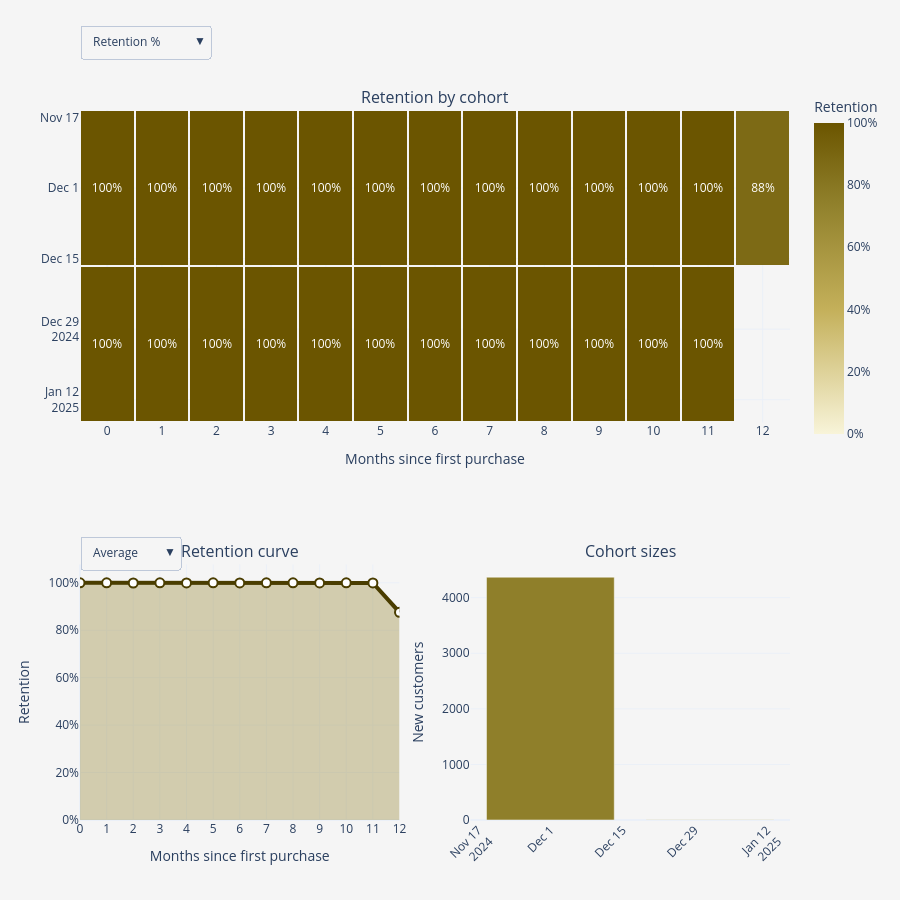

Source (notebook cell):
### Code cell
import numpy as np
import pandas as pd
import plotly.graph_objects as go
from plotly.subplots import make_subplots
from IPython.display import HTML, display


data = df.copy()
data = data.dropna(subset=['CustomerID'])
data = data[(data['Quantity'] > 0) & (data['UnitPrice'] > 0)]
data = data[~data['InvoiceNo'].astype(str).str.startswith('C')]
data['InvoiceDate'] = pd.to_datetime(data['InvoiceDate'])

data['OrderMonth'] = data['InvoiceDate'].dt.to_period('M').dt.to_timestamp()
data['CohortMonth'] = data.groupby('CustomerID')['OrderMonth'].transform('min')
data['Period'] = ((data['OrderMonth'].dt.year - data['CohortMonth'].dt.year) * 12
                  + (data['OrderMonth'].dt.month - data['CohortMonth'].dt.month))

counts = (data.groupby(['CohortMonth', 'Period'])['CustomerID'].nunique()
          .unstack('Period'))
sizes = counts[0]
retention = counts.divide(sizes, axis=0)

MAX_P = 12
retention = retention.loc[:, retention.columns <= MAX_P]
counts = counts.loc[:, counts.columns <= MAX_P]
cohort_labels = [d.strftime('%Y-%m') for d in retention.index]
periods = list(retention.columns)


def col(n):
    return retention[n] if n in retention.columns else pd.Series(np.nan, index=retention.index)


m1, m3, m6 = col(1).mean(), col(3).mean(), col(6).mean()
m3_valid = col(3).dropna()
best = m3_valid.idxmax() if len(m3_valid) else retention.index[0]
worst = m3_valid.idxmin() if len(m3_valid) else retention.index[0]

kpis = [
    ('Customers', f'{int(sizes.sum()):,}', f'{len(sizes)} monthly cohorts', '#6b5500'),
    ('Month-1 retention', f'{m1:.1%}', 'avg. across cohorts', '#8f7f2a'),
    ('Month-3 retention', f'{m3:.1%}', 'avg. across cohorts', '#c4b05a'),
    ('Month-6 retention', f'{m6:.1%}', 'avg. across cohorts', '#6b5500'),
    ('Best cohort', f'{best:%Y-%m}', f'{col(3).max():.1%} at month 3', '#8f7f2a'),
    ('Weakest cohort', f'{worst:%Y-%m}', f'{col(3).min():.1%} at month 3', '#c4b05a'),
]
css = """
<style>
.dash{font-family:-apple-system,Segoe UI,Helvetica,Arial,sans-serif;background:#f5f5f5;padding:20px;border-radius:14px;color:#333}
.dash h2{margin:0 0 14px;font-size:22px}
.grid{display:grid;grid-template-columns:repeat(auto-fit,minmax(170px,1fr));gap:14px}
.card{background:#fff;border-radius:12px;padding:16px;border-top:5px solid var(--c);
      box-shadow:0 1px 4px rgba(0,0,0,.08);transition:transform .15s,box-shadow .15s}
.card:hover{transform:translateY(-4px);box-shadow:0 8px 18px rgba(0,0,0,.15)}
.card .l{font-size:12px;text-transform:uppercase;letter-spacing:.06em;color:#777}
.card .v{font-size:26px;font-weight:700;margin:4px 0;color:var(--c)}
.card .s{font-size:12px;color:#666}
</style>
"""
cards = ''.join(
    f'<div class="card" style="--c:{c}"><div class="l">{l}</div>'
    f'<div class="v">{v}</div><div class="s">{s}</div></div>' for l, v, s, c in kpis)
cards_html = f'{css}<div class="dash"><h2>Cohort Analysis</h2><div class="grid">{cards}</div></div>'

gold_scale = [[0, '#f8f4d9'], [0.4, '#c4b05a'], [0.75, '#8f7f2a'], [1, '#6b5500']]

fig = make_subplots(
    rows=2, cols=2, specs=[[{'colspan': 2}, None], [{}, {}]],
    row_heights=[0.55, 0.45], vertical_spacing=0.2,
    subplot_titles=('Retention by cohort', 'Retention curve', 'Cohort sizes'))


ret_z = retention.values
cnt_z = counts.reindex(index=retention.index, columns=retention.columns).values
hover = [[f'Cohort {cohort_labels[i]}<br>Month {periods[j]}'
          f'<br>Retention: {ret_z[i, j]:.1%}<br>Customers: {int(cnt_z[i, j]):,}'
          if not np.isnan(ret_z[i, j]) else ''
          for j in range(len(periods))] for i in range(len(cohort_labels))]
ret_cap = float(np.nanmax(ret_z[:, 1:])) if ret_z.shape[1] > 1 else 1.0

fig.add_trace(go.Heatmap(
    z=ret_z, x=periods, y=cohort_labels, colorscale=gold_scale,
    zmin=0, zmax=ret_cap, texttemplate='%{z:.0%}', hovertext=hover, hoverinfo='text',
    xgap=2, ygap=2, colorbar=dict(title='Retention', tickformat='.0%', len=0.5, y=0.78)),
    row=1, col=1)

avg = retention.mean()
fig.add_trace(go.Scatter(
    x=periods, y=avg.values, mode='lines+markers', name='Average',
    line=dict(color='#4a3d00', width=4), marker=dict(size=9, color='white', line=dict(width=2, color='#4a3d00')),
    fill='tozeroy', fillcolor='rgba(143,127,42,0.35)',
    hovertemplate='Month %{x}<br>Avg retention %{y:.1%}<extra></extra>'), row=2, col=1)

for i, lab in enumerate(cohort_labels):
    y = retention.iloc[i].dropna()
    fig.add_trace(go.Scatter(
        x=y.index, y=y.values, mode='lines+markers', name=lab, visible=False,
        line=dict(color='#8f7f2a', width=3),
        hovertemplate=f'Cohort {lab}<br>Month %{{x}}<br>%{{y:.1%}}<extra></extra>'), row=2, col=1)

fig.add_trace(go.Bar(
    x=cohort_labels, y=sizes.values, marker_color='#8f7f2a', name='Cohort size',
    hovertemplate='Cohort %{x}<br>%{y:,} new customers<extra></extra>'), row=2, col=2)

n_traces = len(fig.data)
n_c = len(cohort_labels)
line_idx = list(range(1, 2 + n_c))  


def line_visibility(show):
    vis = [True] * n_traces              
    for k in line_idx:
        vis[k] = k in show
    return vis


line_buttons = [
    dict(label='Average', method='update', args=[{'visible': line_visibility({1})}]),
    dict(label='All cohorts', method='update', args=[{'visible': line_visibility(set(range(2, 2 + n_c)))}])
] + [
    dict(label=lab, method='update', args=[{'visible': line_visibility({2 + i})}])
    for i, lab in enumerate(cohort_labels)
]

heat_buttons = [
    dict(label='Retention %', method='restyle',
         args=[{'z': [ret_z], 'zmin': [0], 'zmax': [ret_cap],
                'texttemplate': ['%{z:.0%}'], 'colorbar.tickformat': ['.0%'],
                'colorbar.title.text': ['Retention']}, [0]]),
    dict(label='Customer count', method='restyle',
         args=[{'z': [cnt_z], 'zmin': [0], 'zmax': [float(np.nanmax(cnt_z[:, 1:]))],
                'texttemplate': ['%{z:,}'], 'colorbar.tickformat': [',d'],
                'colorbar.title.text': ['Customers']}, [0]]),
]

fig.update_layout(
    template='plotly_white', height=900, paper_bgcolor='#f5f5f5', plot_bgcolor='#f5f5f5',
    showlegend=False, margin=dict(t=110),
    updatemenus=[
        dict(type='dropdown', buttons=heat_buttons, x=0.0, y=1.12, xanchor='left', yanchor='top'),
        dict(type='dropdown', buttons=line_buttons, x=0.0, y=0.40, xanchor='left', yanchor='top'),
    ])
fig.update_xaxes(title_text='Months since first purchase', dtick=1, row=1, col=1)
fig.update_yaxes(autorange='reversed', row=1, col=1)
fig.update_xaxes(title_text='Months since first purchase', dtick=1, row=2, col=1)
fig.update_yaxes(tickformat='.0%', title_text='Retention', row=2, col=1)
fig.update_xaxes(tickangle=-45, row=2, col=2)
fig.update_yaxes(title_text='New customers', row=2, col=2)

display(HTML(cards_html))
fig.show()

page = (f'<html><head><meta charset="utf-8"><title>Cohort Analysis</title></head>'
        f'<body style="margin:20px;background:#f5f5f5">{cards_html}'
        f'{fig.to_html(full_html=False, include_plotlyjs="cdn")}</body></html>')
with open('cohort_analysis_interactive.html', 'w', encoding='utf-8') as f:
    f.write(page)
print('Saved: cohort_analysis_interactive.html (open it in any browser)')

### Figure 1 — Plotly figure (JSON) as saved in the notebook; plotly's stock layout.template omitted (floating-point values rounded to 4 significant figures)
{"data": [{"colorbar": {"len": 0.5, "tickformat": ".0%", "title": {"text": "Retention"}, "y": 0.78}, "colorscale": [[0, "#f8f4d9"], [0.4, "#c4b05a"], [0.75, "#8f7f2a"], [1, "#6b5500"]], "hoverinfo": "text", "hovertext": [["Cohort 2024-12<br>Month 0<br>Retention: 100.0%<br>Customers: 4,368", "Cohort 2024-12<br>Month 1<br>Retention: 100.0%<br>Customers: 4,367", "Cohort 2024-12<br>Month 2<br>Retention: 99.8%<br>Customers: 4,361", "Cohort 2024-12<br>Month 3<br>Retention: 100.0%<br>Customers: 4,367", "Cohort 2024-12<br>Month 4<br>Retention: 99.9%<br>Customers: 4,365", "Cohort 2024-12<br>Month 5<br>Retention: 100.0%<br>Customers: 4,366", "Cohort 2024-12<br>Month 6<br>Retention: 99.9%<br>Customers: 4,364", "Cohort 2024-12<br>Month 7<br>Retention: 100.0%<br>Customers: 4,366", "Cohort 2024-12<br>Month 8<br>Retention: 100.0%<br>Customers: 4,367", "Cohort 2024-12<br>Month 9<br>Retention: 99.9%<br>Customers: 4,365", "Cohort 2024-12<br>Month 10<br>Retention: 100.0%<br>Customers: 4,367", "Cohort 2024-12<br>Month 11<br>Retention: 99.9%<br>Customers: 4,363", "Cohort 2024-12<br>Month 12<br>Retention: 87.6%<br>Customers: 3,825"], ["Cohort 2025-01<br>Month 0<br>Retention: 100.0%<br>Customers: 4", "Cohort 2025-01<br>Month 1<br>Retention: 100.0%<br>Customers: 4", "Cohort 2025-01<br>Month 2<br>Retention: 100.0%<br>Customers: 4", "Cohort 2025-01<br>Month 3<br>Retention: 100.0%<br>Customers: 4", "Cohort 2025-01<br>Month 4<br>Retention: 100.0%<br>Customers: 4", "Cohort 2025-01<br>Month 5<br>Retention: 100.0%<br>Customers: 4", "Cohort 2025-01<br>Month 6<br>Retention: 100.0%<br>Customers: 4", "Cohort 2025-01<br>Month 7<br>Retention: 100.0%<br>Customers: 4", "Cohort 2025-01<br>Month 8<br>Retention: 100.0%<br>Customers: 4", "Cohort 2025-01<br>Month 9<br>Retention: 100.0%<br>Customers: 4", "Cohort 2025-01<br>Month 10<br>Retention: 100.0%<br>Customers: 4", "Cohort 2025-01<br>Month 11<br>Retention: 100.0%<br>Customers: 4", ""]], "texttemplate": "%{z:.0%}", "type": "heatmap", "x": [0, 1, 2, 3, 4, 5, 6, 7, 8, 9, 10, 11, 12], "xaxis": "x", "xgap": 2, "y": ["2024-12", "2025-01"], "yaxis": "y", "ygap": 2, "z": [[1, 0.9998, 0.9984, 0.9998, 0.9993, 0.9995, 0.9991, 0.9995, 0.9998, 0.9993, 0.9998, 0.9989, 0.8757], [1, 1, 1, 1, 1, 1, 1, 1, 1, 1, 1, 1, null]], "zmax": 1, "zmin": 0}, {"fill": "tozeroy", "fillcolor": "rgba(143,127,42,0.35)", "hovertemplate": "Month %{x}<br>Avg retention %{y:.1%}<extra></extra>", "line": {"color": "#4a3d00", "width": 4}, "marker": {"color": "white", "line": {"color": "#4a3d00", "width": 2}, "size": 9}, "mode": "lines+markers", "name": "Average", "type": "scatter", "x": [0, 1, 2, 3, 4, 5, 6, 7, 8, 9, 10, 11, 12], "xaxis": "x2", "y": [1, 0.9999, 0.9992, 0.9999, 0.9997, 0.9998, 0.9995, 0.9998, 0.9999, 0.9997, 0.9999, 0.9994, 0.8757], "yaxis": "y2"}, {"hovertemplate": "Cohort 2024-12<br>Month %{x}<br>%{y:.1%}<extra></extra>", "line": {"color": "#8f7f2a", "width": 3}, "mode": "lines+markers", "name": "2024-12", "type": "scatter", "visible": false, "x": [0, 1, 2, 3, 4, 5, 6, 7, 8, 9, 10, 11, 12], "xaxis": "x2", "y": [1, 0.9998, 0.9984, 0.9998, 0.9993, 0.9995, 0.9991, 0.9995, 0.9998, 0.9993, 0.9998, 0.9989, 0.8757], "yaxis": "y2"}, {"hovertemplate": "Cohort 2025-01<br>Month %{x}<br>%{y:.1%}<extra></extra>", "line": {"color": "#8f7f2a", "width": 3}, "mode": "lines+markers", "name": "2025-01", "type": "scatter", "visible": false, "x": [0, 1, 2, 3, 4, 5, 6, 7, 8, 9, 10, 11], "xaxis": "x2", "y": [1, 1, 1, 1, 1, 1, 1, 1, 1, 1, 1, 1], "yaxis": "y2"}, {"hovertemplate": "Cohort %{x}<br>%{y:,} new customers<extra></extra>", "marker": {"color": "#8f7f2a"}, "name": "Cohort size", "type": "bar", "x": ["2024-12", "2025-01"], "xaxis": "x3", "y": [4368, 4], "yaxis": "y3"}], "layout": {"annotations": [{"font": {"size": 16}, "showarrow": false, "text": "Retention by cohort", "x": 0.5, "xanchor": "center", "xref": "paper", "y": 1, "yanchor": "bottom", "yref": "paper"}, {"font": {"size": 16}, "showarrow": false, "text": "Retention curve", "x": 0.225, "xanchor": "center", "xref": "paper", "y": 0.36, "yanchor": "bottom", "yref": "paper"}, {"font": {"size": 16}, "showarrow": false, "text": "Cohort sizes", "x": 0.775, "xanchor": "center", "xref": "paper", "y": 0.36, "yanchor": "bottom", "yref": "paper"}], "height": 900, "margin": {"t": 110}, "paper_bgcolor": "#f5f5f5", "plot_bgcolor": "#f5f5f5", "showlegend": false, "updatemenus": [{"buttons": [{"args": [{"colorbar.tickformat": [".0%"], "colorbar.title.text": ["Retention"], "texttemplate": ["%{z:.0%}"], "z": [[[1, 0.9998, 0.9984, 0.9998, 0.9993, 0.9995, 0.9991, 0.9995, 0.9998, 0.9993, 0.9998, 0.9989, 0.8757], [1, 1, 1, 1, 1, 1, 1, 1, 1, 1, 1, 1, null]]], "zmax": [1], "zmin": [0]}, [0]], "label": "Retention %", "method": "restyle"}, {"args": [{"colorbar.tickformat": [",d"], "colorbar.title.text": ["Customers"], "texttemplate": ["%{z:,}"], "z": [[[4368, 4367, 4361, 4367, 4365, 4366, 4364, 4366, 4367, 4365, 4367, 4363, 3825], [4, 4, 4, 4, 4, 4, 4, 4, 4, 4, 4, 4, null]]], "zmax": [4367], "zmin": [0]}, [0]], "label": "Customer count", "method": "restyle"}], "type": "dropdown", "x": 0, "xanchor": "left", "y": 1.12, "yanchor": "top"}, {"buttons": [{"args": [{"visible": [true, true, false, false, true]}], "label": "Average", "method": "update"}, {"args": [{"visible": [true, false, true, true, true]}], "label": "All cohorts", "method": "update"}, {"args": [{"visible": [true, false, true, false, true]}], "label": "2024-12", "method": "update"}, {"args": [{"visible": [true, false, false, true, true]}], "label": "2025-01", "method": "update"}], "type": "dropdown", "x": 0, "xanchor": "left", "y": 0.4, "yanchor": "top"}], "xaxis": {"anchor": "y", "domain": [0, 1], "dtick": 1, "title": {"text": "Months since first purchase"}}, "xaxis2": {"anchor": "y2", "domain": [0, 0.45], "dtick": 1, "title": {"text": "Months since first purchase"}}, "xaxis3": {"anchor": "y3", "domain": [0.55, 1], "tickangle": -45}, "yaxis": {"anchor": "x", "autorange": "reversed", "domain": [0.56, 1]}, "yaxis2": {"anchor": "x2", "domain": [0, 0.36], "tickformat": ".0%", "title": {"text": "Retention"}}, "yaxis3": {"anchor": "x3", "domain": [0, 0.36], "title": {"text": "New customers"}}}}
